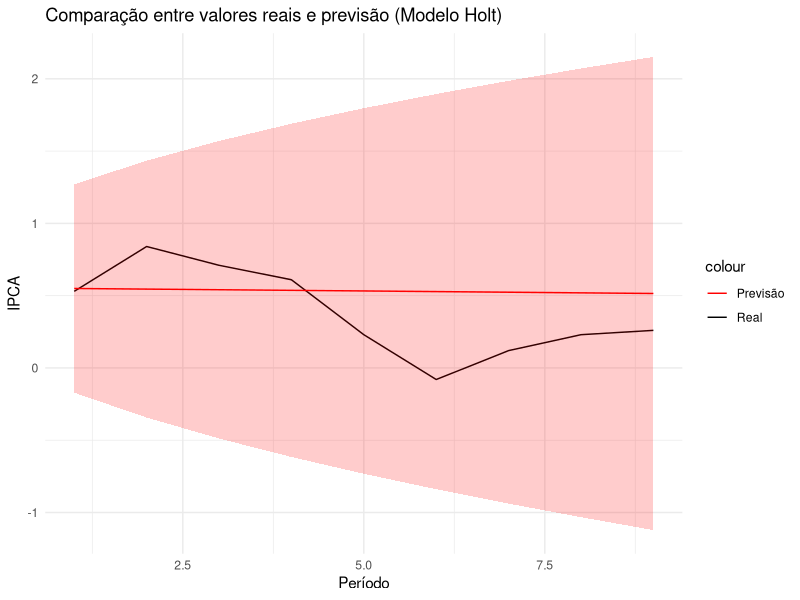

This chart was generated by the following R code:
library(tidyverse)
library(forecast)

# Carregar a base de dados
base <- read.csv2("ipca.csv")

# Separar os dados de análise e de validação
dados_analise <- base[1:341, ] # até dezembro/2022
dados_validacao <- base[342:350, ] # de janeiro a setembro/2023

# Transformar a coluna com o índice IPCA em série temporal
ipca_ts <- ts(dados_analise$IPCA, frequency = 12, start = c(1994, 1))

# Ajuste dos modelos
ses_model <- ses(ipca_ts) # suavização exponencial simples
holt_model <- holt(ipca_ts) # holt
holt_winter_model <- hw(ipca_ts, seasonal = "additive") # holt Winter aditivo

# Calcular a acurácia dos modelos
modelos <- list(Simples = ses_model, Holt = holt_model, HoltWinter = holt_winter_model)
resultados <- map(modelos, accuracy)

# Exibir os resultados
resultados_df <- bind_rows(resultados, .id = "Modelo")
print(resultados_df)

#######################################################
# Conclusão:
#
# c) O modelo que melhor se ajustou aos dados foi o HOLT, 
#    visto que o ME dele é o mais próximo de zero. 
#    Utiliza-se essa medida pois as outras métricas não foram conclusivas 
#    para a decisão.
#######################################################

# Ajustando o modelo holt
holt_model <- holt(ipca_ts)

# Previsão para os próximos 9 períodos (janeiro a setembro de 2023)
previsao <- forecast(holt_model, h = 9)

# Combinar com os dados reais
dados_validacao$Previsao <- as.numeric(previsao$mean)
dados_validacao$LI <- as.numeric(previsao$lower[, 2]) # limite inferior 95%
dados_validacao$LS <- as.numeric(previsao$upper[, 2]) # limite superior 95%

# Comparar previsões com dados reais
print(dados_validacao)

# Visualização gráfica
library(ggplot2)

ggplot(dados_validacao, aes(x = 1:9)) +
  geom_line(aes(y = IPCA, color = "Real")) +
  geom_line(aes(y = Previsao, color = "Previsão")) +
  geom_ribbon(aes(ymin = LI, ymax = LS), fill = "red", alpha = 0.2) +
  labs(x = "Período", y = "IPCA", title = "Comparação entre valores reais e previsão (Modelo Holt)") +
  scale_color_manual(values = c("Real" = "black", "Previsão" = "red")) +
  theme_minimal()

# Calcular erro absoluto médio (MAE) para a previsão
mae_previsao <- mean(abs(dados_validacao$IPCA - dados_validacao$Previsao))

cat("Erro Absoluto Médio (MAE) da previsão:", mae_previsao)
## Erro Absoluto Médio (MAE) da previsão: 0.2683731
